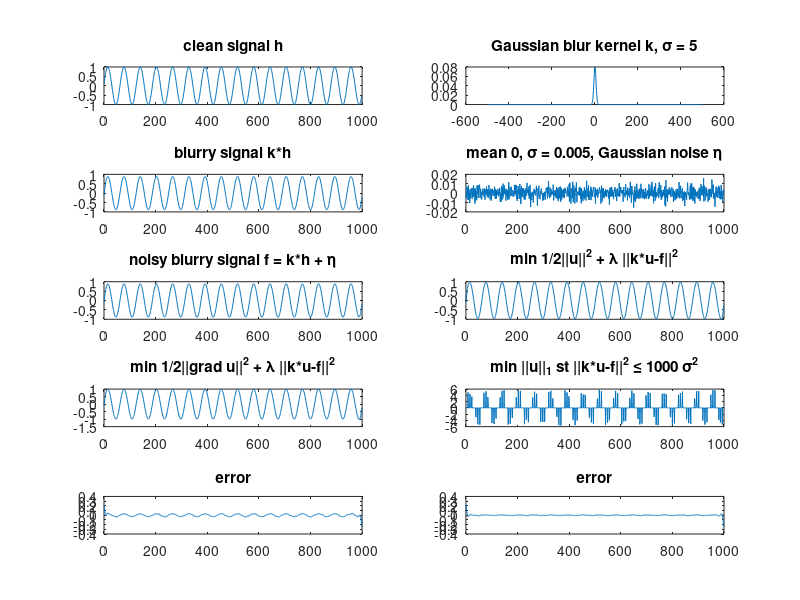

Source code (MATLAB):
%sparse deblur example
clear all

%generate clean signal
N = 1000;
h = 2*rand(N,1)-1;
htemp = rand(N,1);
h(htemp<.98)=0;

t = 1:N;
h = sin(t/10)'; 

save h h %save this and load to keep using the same clean signal
% load h %22 nonzero entries
figure(42); subplot(5,2,1); plot(0:N-1,h); title('clean signal h'); %plot original clean signal

%generate bluring kernel
X = (1:N)';
sblur = 5; %standard deviation
%wr = 3*sblur; %window radius
g = exp(-( ((X-N/2-1).^2)/(2*sblur^2) )); %Gaussian shifted by N/2 (centered blur kernel)
kc = g; %blur kernel (point spread function) equals Gaussian
%kc = zeros(N,1);
%kc(N/2+1-wr:N/2+1+wr) = g(N/2+1-wr:N/2+1+wr); %blur kernel zero outside window
kc = kc/(sum(sum(kc))); %normalze
subplot(5,2,2); plot(-N/2:N/2-1,kc); title(['Gaussian blur kernel k, \sigma = ' num2str(sblur)']); %plot blur kernel

%convolve h and k using fft
Fk = ((-1).^(X-1)).*fft(kc); %discrete fourier transform of blur kernel ((-1).^(X-1) undoes previous shift)
Fkbar = conj(Fk);
hblur = real(ifft(fft(h).*Fk));
subplot(5,2,3); plot(0:N-1,hblur); title('blurry signal k*h'); %blurry signal

%form mean zero Gaussian noise (different each time script is run)
snoise = .005; %standard deviation
mn = 0;
noise = mn + snoise*randn(N,1);
subplot(5,2,4); plot(0:N-1,noise); title(['mean 0, \sigma = ' num2str(snoise) ', Gaussian noise \eta']); %generated noise

%add noise to blurry signal
hblurnoise = hblur + noise;
subplot(5,2,5); plot(0:N-1,hblurnoise); title('noisy blurry signal f = k*h + \eta'); %noise added to blurry signal

%l2 regularization
lambda = 40; %determine this experimentally
ul2 = real(ifft( lambda*Fkbar.*fft(hblurnoise)./(1+lambda*Fk.*Fkbar) ));
subplot(5,2,6); plot(0:N-1,ul2); title('min 1/2||u||^2 + \lambda ||k*u-f||^2'); %recovered by minimizing l2 regularized function

%l2 of gradient regularization
lam = 2; %determine this experimentally
Flap = exp(-2*pi*i*(0:N-1)'/N) + exp(2*pi*i*(0:N-1)'/N) -2; %symbol of discrete Laplacian
ul2grad = real(ifft( lam*Fkbar.*fft(hblurnoise)./(-Flap+lam*Fk.*Fkbar) ));
subplot(5,2,7); plot(0:N-1,ul2grad); title('min 1/2||grad u||^2 + \lambda ||k*u-f||^2'); %recovered by minimizing l2 of gradient regularized function

%l1 regularization (best)
a = 1; del = 1; %algorithm parameters
ul1_new = zeros(1000,1);
p_new = zeros(1000,1);
p_old = p_new;
its = 2000;
for it = 1:its
   %keep track of previous values
   ul1_old = ul1_new;
   p_older = p_old;
   p_old = p_new;
   %iterate
   ustuff = ul1_old - a*real(ifft(Fkbar.*fft(2*p_old-p_older)));
   ul1_new = ustuff - ustuff./max(abs(ustuff)/a,1);
   pstuff = p_old + del*real(ifft(Fk.*fft(ul1_new)));
   p_new = pstuff - del*(hblurnoise + (pstuff/del-hblurnoise)/(max(norm(pstuff/del-hblurnoise)/(sqrt(N)*snoise),1)));
   
   %keep track of constraint
   %ul1_blur = real(ifft(fft(ul1_new).*Fk));
	%C(it) = abs(sum( (ul1_blur-hblurnoise).^2 ) - N*snoise^2);
end
subplot(5,2,8); plot(0:N-1,ul1_new); title('min ||u||_1 st ||k*u-f||^2 \leq 1000 \sigma^2'); %recovered by minimizing l1 regularized function

subplot(5,2,9); plot(0:N-1,h-ul2); title('error'); %recovered by minimizing l1 regularized function
subplot(5,2,10); plot(0:N-1,h-ul2grad); title('error'); %recovered by minimizing l1 regularized function

% L1 minimization
%  f = hblurnoise;
%  A = kc;
%  mu=10;
%  lambda=1;
%  Niter=10;
%  u=L1_SplitBregmanIteration(g,A,mu,lambda,Niter);
%  figure, plot(u);




